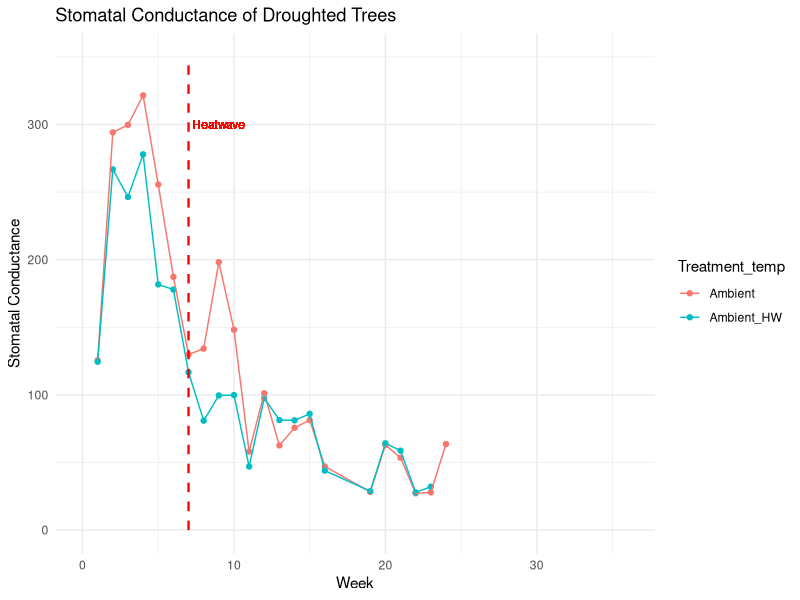
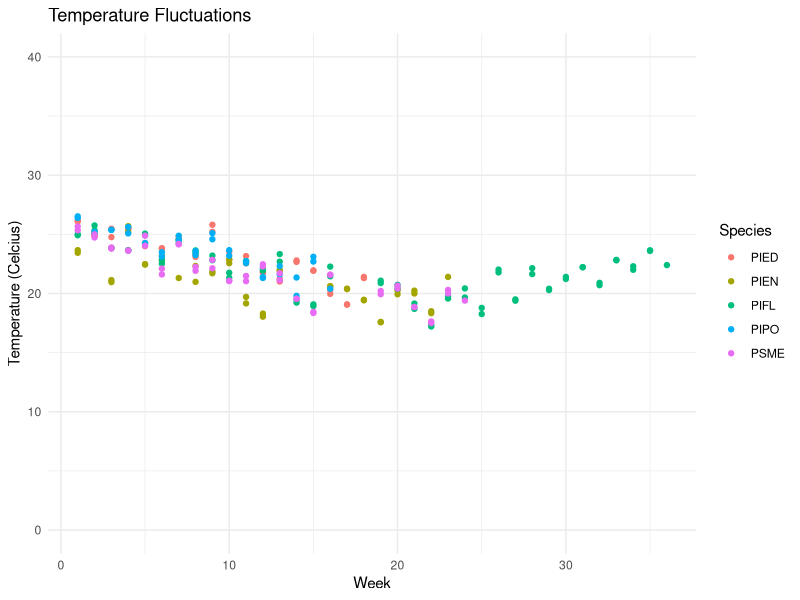
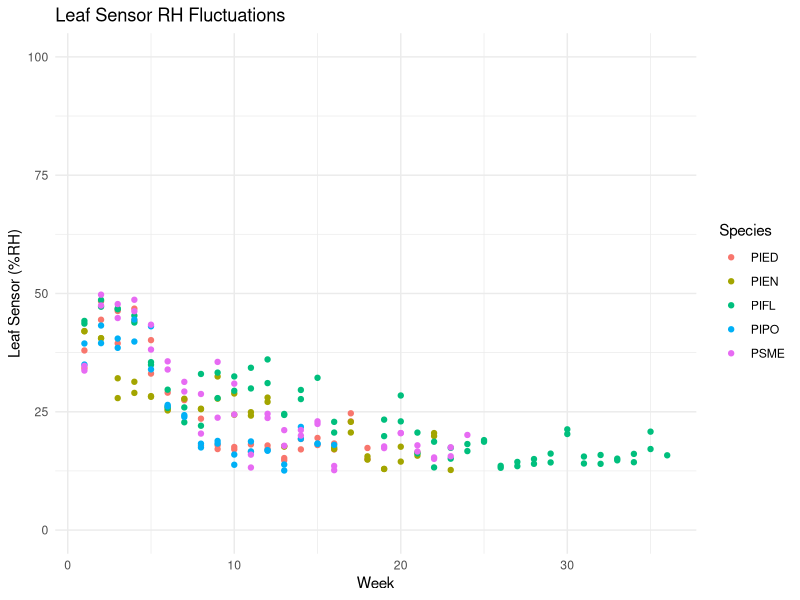
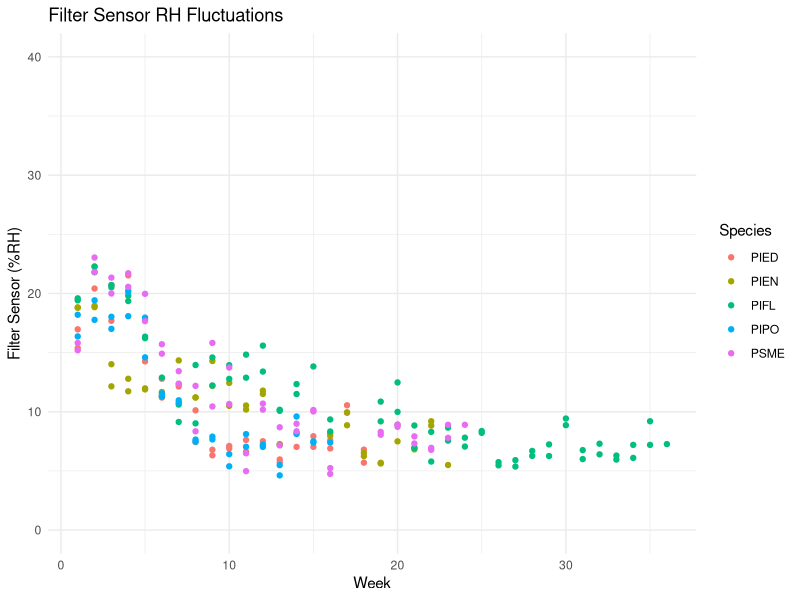

The R source for these figures, in order:
#QAQC - check porometer data against plant data
#Alexandra Lalor
#allielalor@email.arizona.edu
#allielalor@gmail.com
#First created: 2022-07-07
#Last updated: 2022-07-07

#load tidyverse
library(tidyverse)

#read in csvs
Phase1_Porometer_QAQC <- read_csv("data_QAQC/Phase1_Porometer_QAQC.csv")

#filter for porometer data
Phase1_Porometer_QAQC <- Phase1_Porometer_QAQC %>% 
  filter(PorometerSubset == "yes", !is.na(Porometer))

#check out data
glimpse(Phase1_Porometer_QAQC)

#convert variables
#if needed, convert time from double <dbl> to character <chr>
Phase1_Porometer_QAQC <- Phase1_Porometer_QAQC %>% 
  mutate(Time = ifelse(Time < 1000 & Time > 30, paste0("0", Phase1_Porometer$Time), 
                       ifelse(Time == 30, paste0("00", Phase1_Porometer$Time), 
                              ifelse(Time == 0, paste0("000", Phase1_Porometer$Time), Time))))
Phase1_Porometer_QAQC$DateTime <- as.POSIXct(Phase1_Porometer_QAQC$DateTime, format = "%m/%d/%Y %H:%M")
Phase1_Porometer_QAQC$Date <- as.Date(Phase1_Porometer_QAQC$Date, format = "%m/%d/%Y")

Phase1_Porometer_QAQC$Phase <- as.factor(Phase1_Porometer_QAQC$Phase)
Phase1_Porometer_QAQC$Chamber <- as.factor(Phase1_Porometer_QAQC$Chamber)
Phase1_Porometer_QAQC$ScientificName <- as.factor(Phase1_Porometer_QAQC$ScientificName)
Phase1_Porometer_QAQC$CommonName <- as.factor(Phase1_Porometer_QAQC$CommonName)
Phase1_Porometer_QAQC$Species <- as.factor(Phase1_Porometer_QAQC$Species)
Phase1_Porometer_QAQC$Treatment_temp <- as.factor(Phase1_Porometer_QAQC$Treatment_temp)
Phase1_Porometer_QAQC$Treatment_water <- as.factor(Phase1_Porometer_QAQC$Treatment_water)
Phase1_Porometer_QAQC$PorometerSubset <- as.factor(Phase1_Porometer_QAQC$PorometerSubset)
Phase1_Porometer_QAQC$Whorls <- as.factor(Phase1_Porometer_QAQC$Whorls)
Phase1_Porometer_QAQC$PercentBrown <- as.factor(Phase1_Porometer_QAQC$PercentBrown)
Phase1_Porometer_QAQC$Dead <- as.factor(Phase1_Porometer_QAQC$Dead)

################################################################################

#summarize average data 
Phase1_Porometer_QAQC_sum <- Phase1_Porometer_QAQC %>%
  group_by(Species, Week, Treatment_temp, Treatment_water) %>% 
  summarize(Porometer = mean(Porometer),
            Temperature = mean(Temperature_C),
            LeafSensor = mean(LeafSensor_PercentRH),
            FilterSensor = mean(FilterSensor_PercentRH)) %>% 
  arrange(Species, Week)

#Look at droughted trees
Phase1_Porometer_QAQC_sum_graph <- Phase1_Porometer_QAQC_sum %>% 
  filter(Treatment_water == "Drought")


#Graphs!
#Porometer Conductance
Phase1_Porometer_QAQC_sum_graph %>% 
  filter(Species == "PSME") %>% 
  group_by(Treatment_temp) %>%
  ggplot(aes(x = Week,
             y = Porometer,
             color = Treatment_temp)) +
  geom_point() +
  geom_line() +
  ylim(0, 350) +
  xlim(0,36) +
  annotate("segment",
           x = 7, xend = 7,
           y = 0, yend = 350,
           color = "red",
           linetype = "dashed",
           size = 0.8) +
  geom_text(label = "Heatwave",
            x = 9, y = 300, color = "red", size = 3) +
  xlab("Week") +
  ylab("Stomatal Conductance") +
  labs(title = "Stomatal Conductance of Droughted Trees") +
  theme_minimal()

#Porometer Temperatures
Phase1_Porometer_QAQC_sum_graph %>% 
  group_by(Species) %>%
  ggplot(aes(x = Week,
             y = Temperature,
             color = Species)) +
  geom_point() +
  ylim(0, 40) +
  xlab("Week") +
  ylab("Temperature (Celcius)") +
  labs(title = "Temperature Fluctuations") +
  theme_minimal()

#Porometer Leaf Sensor RH
Phase1_Porometer_QAQC_sum_graph %>% 
  group_by(Species) %>%
  ggplot(aes(x = Week,
             y = LeafSensor,
             color = Species)) +
  geom_point() +
  ylim(0, 100) +
  xlab("Week") +
  ylab("Leaf Sensor (%RH)") +
  labs(title = "Leaf Sensor RH Fluctuations") +
  theme_minimal()

#Porometer Filter Sensor RH
Phase1_Porometer_QAQC_sum_graph %>% 
  group_by(Species) %>%
  ggplot(aes(x = Week,
             y = FilterSensor,
             color = Species)) +
  geom_point() +
  ylim(0, 40) +
  xlab("Week") +
  ylab("Filter Sensor (%RH)") +
  labs(title = "Filter Sensor RH Fluctuations") +
  theme_minimal()

